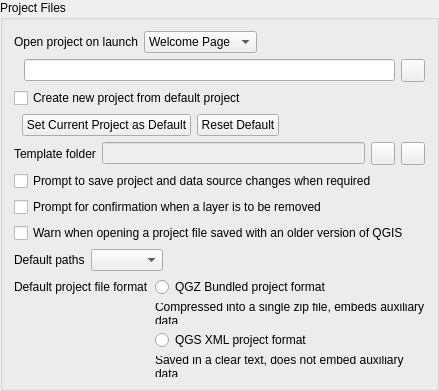
                <widget class="QgsCollapsibleGroupBox" name="groupBox_11">
                 <property name="title">
                  <string>Project Files</string>
                 </property>
                 <layout class="QGridLayout" name="gridLayout_38">
                  <item row="0" column="0">
                   <layout class="QGridLayout" name="gridLayout_4">
                    <item row="0" column="2" colspan="2">
                     <widget class="QComboBox" name="mProjectOnLaunchCmbBx">
                      <property name="sizePolicy">
                       <sizepolicy hsizetype="Maximum" vsizetype="Fixed">
                        <horstretch>0</horstretch>
                        <verstretch>0</verstretch>
                       </sizepolicy>
                      </property>
                      <item>
                       <property name="text">
                        <string>Welcome Page</string>
                       </property>
                      </item>
                      <item>
                       <property name="text">
                        <string>Most recent</string>
                       </property>
                      </item>
                      <item>
                       <property name="text">
                        <string>Specific</string>
                       </property>
                      </item>
                      <item>
                       <property name="text">
                        <string>New</string>
                       </property>
                      </item>
                     </widget>
                    </item>
                    <item row="1" column="5">
                     <widget class="QToolButton" name="mProjectOnLaunchPushBtn">
                      <property name="sizePolicy">
                       <sizepolicy hsizetype="Maximum" vsizetype="Fixed">
                        <horstretch>0</horstretch>
                        <verstretch>0</verstretch>
                       </sizepolicy>
                      </property>
                      <property name="toolTip">
                       <string>Select file</string>
                      </property>
                      <property name="statusTip">
                       <string/>
                      </property>
                      <property name="text">
                       <string/>
                      </property>
                      <property name="icon">
                       <iconset resource="../../images/images.qrc">
                        <normaloff>:/images/themes/default/mActionFileOpen.svg</normaloff>:/images/themes/default/mActionFileOpen.svg</iconset>
                      </property>
                     </widget>
                    </item>
                    <item row="1" column="0">
                     <spacer name="horizontalSpacer_35">
                      <property name="orientation">
                       <enum>Qt::Orientation::Horizontal</enum>
                      </property>
                      <property name="sizeType">
                       <enum>QSizePolicy::Policy::Fixed</enum>
                      </property>
                      <property name="sizeHint" stdset="0">
                       <size>
                        <width>4</width>
                        <height>20</height>
                       </size>
                      </property>
                     </spacer>
                    </item>
                    <item row="0" column="4">
                     <spacer name="horizontalSpacer_36">
                      <property name="orientation">
                       <enum>Qt::Orientation::Horizontal</enum>
                      </property>
                      <property name="sizeHint" stdset="0">
                       <size>
                        <width>40</width>
                        <height>20</height>
                       </size>
                      </property>
                     </spacer>
                    </item>
                    <item row="1" column="1" colspan="4">
                     <widget class="QLineEdit" name="mProjectOnLaunchLineEdit">
                      <property name="sizePolicy">
                       <sizepolicy hsizetype="Expanding" vsizetype="Fixed">
                        <horstretch>0</horstretch>
                        <verstretch>0</verstretch>
                       </sizepolicy>
                      </property>
                     </widget>
                    </item>
                    <item row="0" column="0" colspan="2">
                     <widget class="QLabel" name="label_54">
                      <property name="sizePolicy">
                       <sizepolicy hsizetype="Maximum" vsizetype="Preferred">
                        <horstretch>0</horstretch>
                        <verstretch>0</verstretch>
                       </sizepolicy>
                      </property>
                      <property name="text">
                       <string>Open project on launch</string>
                      </property>
                     </widget>
                    </item>
                   </layout>
                  </item>
                  <item row="1" column="0">
                   <widget class="QCheckBox" name="cbxProjectDefaultNew">
                    <property name="text">
                     <string>Create new project from default project</string>
                    </property>
                   </widget>
                  </item>
                  <item row="2" column="0">
                   <layout class="QHBoxLayout" name="horizontalLayout_16">
                    <item>
                     <spacer name="horizontalSpacer_22">
                      <property name="orientation">
                       <enum>Qt::Orientation::Horizontal</enum>
                      </property>
                      <property name="sizeType">
                       <enum>QSizePolicy::Policy::Fixed</enum>
                      </property>
                      <property name="sizeHint" stdset="0">
                       <size>
                        <width>8</width>
                        <height>20</height>
                       </size>
                      </property>
                     </spacer>
                    </item>
                    <item>
                     <widget class="QPushButton" name="pbnProjectDefaultSetCurrent">
                      <property name="text">
                       <string>Set Current Project as Default</string>
                      </property>
                     </widget>
                    </item>
                    <item>
                     <widget class="QPushButton" name="pbnProjectDefaultReset">
                      <property name="text">
                       <string>Reset Default</string>
                      </property>
                     </widget>
                    </item>
                    <item>
                     <spacer name="horizontalSpacer_9">
                      <property name="orientation">
                       <enum>Qt::Orientation::Horizontal</enum>
                      </property>
                      <property name="sizeHint" stdset="0">
                       <size>
                        <width>40</width>
                        <height>20</height>
                       </size>
                      </property>
                     </spacer>
                    </item>
                   </layout>
                  </item>
                  <item row="3" column="0">
                   <layout class="QHBoxLayout" name="horizontalLayout_15">
                    <item>
                     <widget class="QLabel" name="label_31">
                      <property name="text">
                       <string>Template folder</string>
                      </property>
                     </widget>
                    </item>
                    <item>
                     <widget class="QLineEdit" name="leTemplateFolder">
                      <property name="enabled">
                       <bool>false</bool>
                      </property>
                     </widget>
                    </item>
                    <item>
                     <widget class="QToolButton" name="pbnTemplateFolderBrowse">
                      <property name="toolTip">
                       <string>Select folder</string>
                      </property>
                      <property name="text">
                       <string/>
                      </property>
                      <property name="icon">
                       <iconset resource="../../images/images.qrc">
                        <normaloff>:/images/themes/default/mActionFileOpen.svg</normaloff>:/images/themes/default/mActionFileOpen.svg</iconset>
                      </property>
                     </widget>
                    </item>
                    <item>
                     <widget class="QToolButton" name="pbnTemplateFolderReset">
                      <property name="toolTip">
                       <string>Reset</string>
                      </property>
                      <property name="text">
                       <string/>
                      </property>
                      <property name="icon">
                       <iconset resource="../../images/images.qrc">
                        <normaloff>:/images/themes/default/mActionUndo.svg</normaloff>:/images/themes/default/mActionUndo.svg</iconset>
                      </property>
                     </widget>
                    </item>
                   </layout>
                  </item>
                  <item row="4" column="0">
                   <widget class="QCheckBox" name="chbAskToSaveProjectChanges">
                    <property name="text">
                     <string>Prompt to save project and data source changes when required</string>
                    </property>
                   </widget>
                  </item>
                  <item row="5" column="0">
                   <widget class="QCheckBox" name="mLayerDeleteConfirmationChkBx">
                    <property name="text">
                     <string>Prompt for confirmation when a layer is to be removed</string>
                    </property>
                   </widget>
                  </item>
                  <item row="6" column="0">
                   <widget class="QCheckBox" name="chbWarnOldProjectVersion">
                    <property name="text">
                     <string>Warn when opening a project file saved with an older version of QGIS</string>
                    </property>
                   </widget>
                  </item>
                  <item row="7" column="0">
                   <layout class="QHBoxLayout" name="horizontalLayout_2">
                    <item>
                     <widget class="QLabel" name="mDefaultPathsLabel">
                      <property name="text">
                       <string>Default paths</string>
                      </property>
                     </widget>
                    </item>
                    <item>
                     <widget class="QComboBox" name="mDefaultPathsComboBox"/>
                    </item>
                    <item>
                     <spacer name="horizontalSpacer_24">
                      <property name="orientation">
                       <enum>Qt::Orientation::Horizontal</enum>
                      </property>
                      <property name="sizeHint" stdset="0">
                       <size>
                        <width>40</width>
                        <height>20</height>
                       </size>
                      </property>
                     </spacer>
                    </item>
                   </layout>
                  </item>
                  <item row="8" column="0">
                   <layout class="QGridLayout" name="gridLayout_31">
                    <item row="0" column="0">
                     <widget class="QLabel" name="label_67">
                      <property name="text">
                       <string>Default project file format</string>
                      </property>
                     </widget>
                    </item>
                    <item row="0" column="1">
                     <widget class="QRadioButton" name="mFileFormatQgzButton">
                      <property name="sizePolicy">
                       <sizepolicy hsizetype="Expanding" vsizetype="Fixed">
                        <horstretch>0</horstretch>
                        <verstretch>0</verstretch>
                       </sizepolicy>
                      </property>
                      <property name="text">
                       <string>QGZ Bundled project format</string>
                      </property>
                      <attribute name="buttonGroup">
                       <string notr="true">mDefaultProjectFileFormatButtonGroup</string>
                      </attribute>
                     </widget>
                    </item>
                    <item row="1" column="1">
                     <widget class="QLabel" name="mFileFormatQgzDescription">
                      <property name="text">
                       <string>Compressed into a single zip file, embeds auxiliary data</string>
                      </property>
                      <property name="wordWrap">
                       <bool>true</bool>
                      </property>
                     </widget>
                    </item>
                    <item row="2" column="1">
                     <widget class="QRadioButton" name="mFileFormatQgsButton">
                      <property name="sizePolicy">
                       <sizepolicy hsizetype="Expanding" vsizetype="Fixed">
                        <horstretch>0</horstretch>
                        <verstretch>0</verstretch>
                       </sizepolicy>
                      </property>
                      <property name="toolTip">
                       <string>The auxiliary data will be kept in a separate .qgd data file which must be distributed along with the .qgs project file.</string>
                      </property>
                      <property name="text">
                       <string>QGS XML project format</string>
                      </property>
                      <attribute name="buttonGroup">
                       <string notr="true">mDefaultProjectFileFormatButtonGroup</string>
                      </attribute>
                     </widget>
                    </item>
                    <item row="3" column="1">
                     <widget class="QLabel" name="mFileFormatQgsDescription">
                      <property name="text">
                       <string>Saved in a clear text, does not embed auxiliary data</string>
                      </property>
                      <property name="wordWrap">
                       <bool>true</bool>
                      </property>
                     </widget>
                    </item>
                   </layout>
                  </item>
                 </layout>
                </widget>
